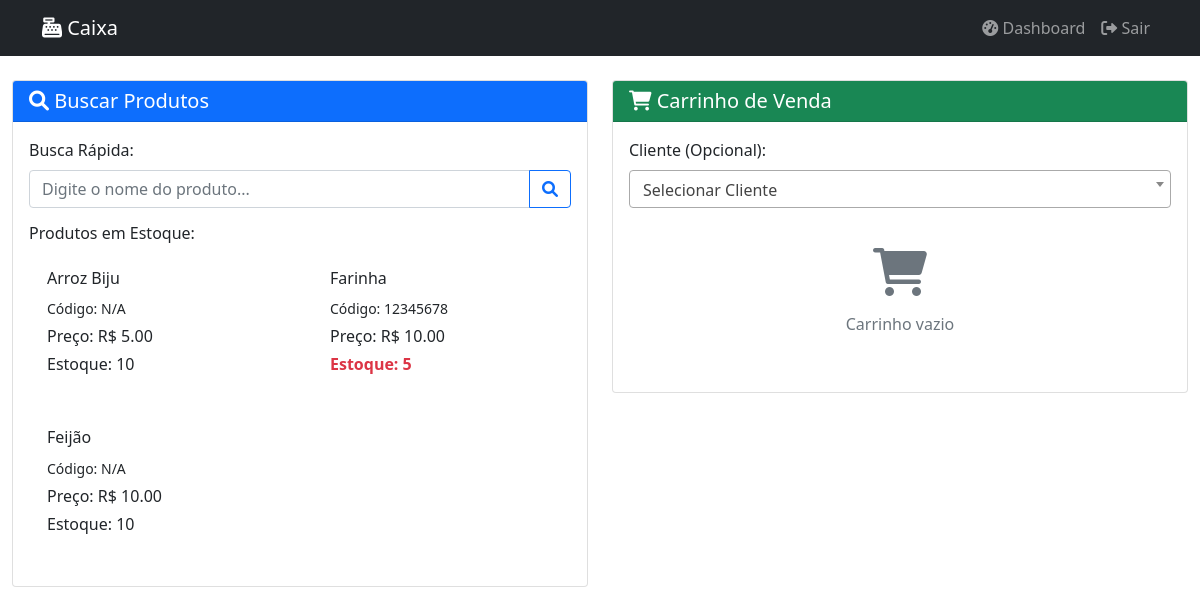
The page /caixa (signed in) on the database as committed earlier.
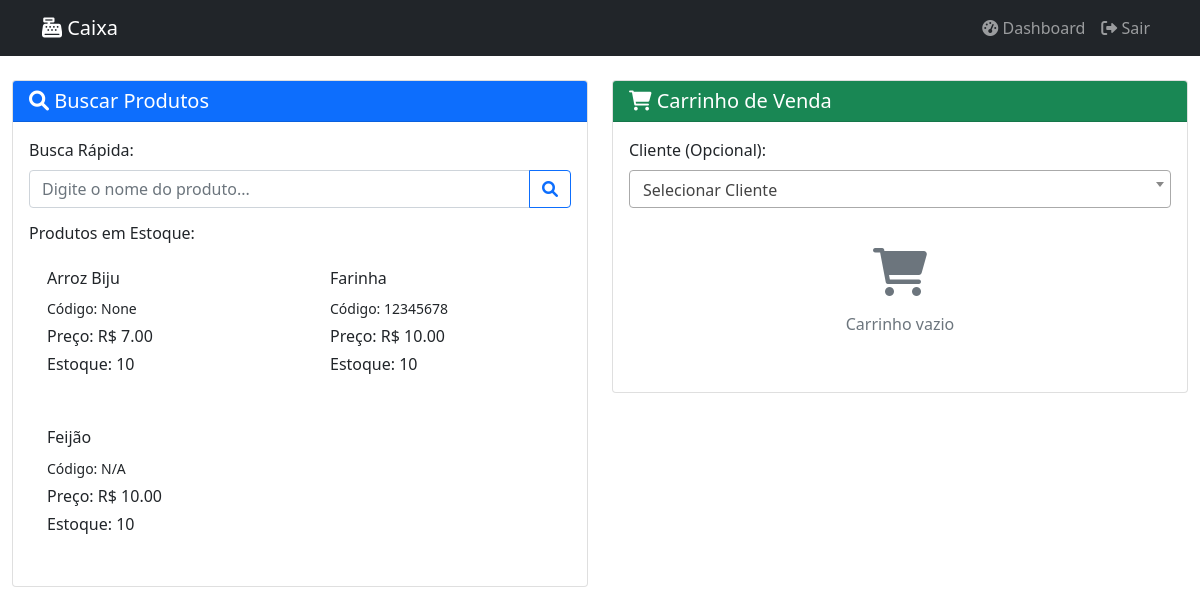
The same page on the database as committed later.
### tables this page shows
CREATE TABLE produtos (
        id INTEGER PRIMARY KEY AUTOINCREMENT,
        nome TEXT NOT NULL,
        preco REAL NOT NULL,
        quantidade INTEGER NOT NULL,
        codigo_barras TEXT UNIQUE
    );

### app.py (the view)
@app.route('/caixa')
@login_required
def caixa():
    try:
        produtos_disponiveis = db.listar_produtos()
        clientes_cadastrados = db.listar_clientes()
        return render_template('caixa.html', produtos=produtos_disponiveis, clientes=clientes_cadastrados)
    except Exception as e:
        flash('Erro ao carregar caixa.', 'danger')
        return render_template('caixa.html', produtos=[], clientes=[])

### app.py (called while the page is built)
@login_manager.user_loader
def load_user(user_id):
    try:
        return db.get_user_by_id(int(user_id))
    except (ValueError, TypeError):
        return None

@app.before_request
def before_request():
    if request.method == 'POST':
        for key, value in request.form.items():
            if len(str(value)) > 1000:
                flash('Dados enviados são muito grandes!', 'danger')
                return redirect(url_for('index'))

@app.context_processor
def inject_template_vars():
    return {
        'current_year': datetime.utcnow().year,
        'current_user': current_user
    }

### logica_banco.py (called while the page is built)
def get_user_by_id(user_id):
    db = DatabaseManager()
    if not db.connect():
        return None
    user_data = db.fetch_one("SELECT * FROM usuarios WHERE id = ?", (user_id,))
    db.disconnect()
    if user_data:
        return User(
            id=user_data['id'],
            username=user_data['username'],
            password_hash=user_data['password_hash']
        )
    return None

def listar_produtos():
    db = DatabaseManager()
    if not db.connect():
        return []
    produtos = db.fetch_all("SELECT * FROM produtos ORDER BY nome")
    db.disconnect()
    return produtos

def listar_clientes():
    db = DatabaseManager()
    if not db.connect():
        return []
    clientes = db.fetch_all("SELECT * FROM clientes ORDER BY nome")
    db.disconnect()
    return clientes

    def connect(self):
        try:
            self.conn = sqlite3.connect(self.db_name)
            self.conn.row_factory = sqlite3.Row  # Permite acessar resultados por nome da coluna
            self.cursor = self.conn.cursor()
            return True
        except sqlite3.Error as e:
            print(f"❌ Erro ao conectar com o banco: {e}")
            return False

    def disconnect(self):
        if self.conn:
            self.conn.close()

    def fetch_all(self, query, params=()):
        try:
            self.cursor.execute(query, params)
            return self.cursor.fetchall()
        except sqlite3.Error as e:
            print(f"❌ Erro ao buscar dados: {e}")
            return []

    def fetch_one(self, query, params=()):
        try:
            self.cursor.execute(query, params)
            return self.cursor.fetchone()
        except sqlite3.Error as e:
            print(f"❌ Erro ao buscar dado: {e}")
            return None

### templates/caixa.html (shortened to what this page needs)
<!DOCTYPE html>
<html lang="pt-BR">
<head>
    <link href="https://cdn.jsdelivr.net/npm/bootstrap@5.1.3/dist/css/bootstrap.min.css" rel="stylesheet">
    <link href="https://cdnjs.cloudflare.com/ajax/libs/font-awesome/6.0.0/css/all.min.css" rel="stylesheet">
    <link href="https://cdnjs.cloudflare.com/ajax/libs/select2/4.0.13/css/select2.min.css" rel="stylesheet">
</head>
<body>
    <nav class="navbar navbar-expand-lg navbar-dark bg-dark">
        <div class="container">
            <a class="navbar-brand" href="{{ url_for('dashboard') }}">
                <i class="fas fa-cash-register"></i> Caixa
            </a>
            <div class="navbar-nav ms-auto">
                <a class="nav-link" href="{{ url_for('dashboard') }}">
                    <i class="fas fa-tachometer-alt"></i> Dashboard
                </a>
                <a class="nav-link" href="{{ url_for('logout') }}">
                    <i class="fas fa-sign-out-alt"></i> Sair
                </a>
            </div>
        </div>
    </nav>
    <div class="container-fluid mt-4">
        <div class="row">
            <div class="col-md-6">
                <div class="card">
                    <div class="card-header bg-primary text-white">
                        <h5 class="mb-0"><i class="fas fa-search"></i> Buscar Produtos</h5>
                    </div>
                    <div class="card-body">
                        <div class="mb-3">
                            <label class="form-label">Busca Rápida:</label>
                            <div class="input-group">
                                <input type="text" id="buscaRapida" class="form-control" placeholder="Digite o nome do produto...">
                                <button class="btn btn-outline-primary" onclick="buscarProdutos()"><i class="fas fa-search"></i></button>
                            </div>
                        </div>
                        <div id="listaProdutos">
                            <h6>Produtos em Estoque:</h6>
                            <div class="row">
                                {% for produto in produtos %}
                                <div class="col-md-6 mb-3">
                                    <div class="card produto-card" onclick="adicionarAoCarrinho({{ produto.id }}, '{{ produto.nome | replace("'", "&#39;") }}', {{ produto.preco }}, {{ produto.quantidade }})">
                                        <div class="card-body">
                                            <h6 class="card-title">{{ produto.nome }}</h6>
                                            <p class="card-text mb-1"><small>Código: {{ produto.codigo_barras or 'N/A' }}</small></p>
                                            <p class="card-text mb-1">Preço: R$ {{ "%.2f"|format(produto.preco) }}</p>
                                            <p class="card-text {% if produto.quantidade <= 5 %}estoque-baixo{% endif %}">Estoque: {{ produto.quantidade }}</p>
                                        </div>
                                    </div>
                                </div>
                                {% endfor %}
                            </div>
                        </div>
                    </div>
                </div>
            </div>
            <div class="col-md-6">
                <div class="card">
                    <div class="card-header bg-success text-white">
                        <h5 class="mb-0"><i class="fas fa-shopping-cart"></i> Carrinho de Venda</h5>
                    </div>
                    <div class="card-body">
                        <div class="mb-3">
                            <label class="form-label">Cliente (Opcional):</label>
                        </div>
                        <div id="carrinhoVazio" class="text-center py-4">
                            <i class="fas fa-shopping-cart fa-3x text-muted mb-3"></i>
                            <p class="text-muted">Carrinho vazio</p>
                        </div>
                    </div>
                </div>
            </div>
        </div>
    </div>
</body>
</html>

### templates/caixa.html (style rules this page uses)
.produto-card { cursor: pointer; transition: all 0.3s; border: 2px solid transparent; }

Rows that differ between the two databases and show on the page:
changed produtos "Arroz Biju": codigo_barras "N/A" → "None"; preco "5.00" → "7.00"
changed produtos "Farinha": quantidade "5" → "10"
